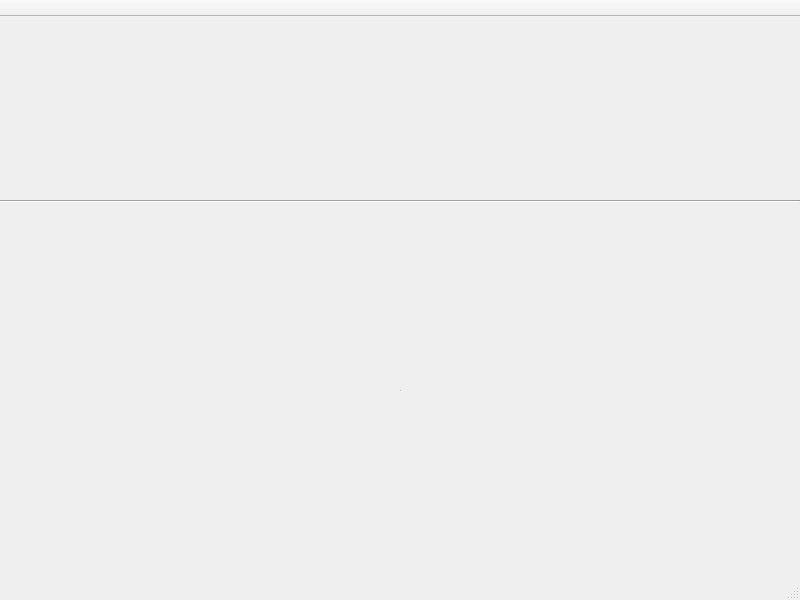
<?xml version="1.0" encoding="UTF-8"?>
<ui version="4.0">
 <class>MainWindow</class>
 <widget class="QMainWindow" name="MainWindow">
  <property name="geometry">
   <rect>
    <x>0</x>
    <y>0</y>
    <width>800</width>
    <height>600</height>
   </rect>
  </property>
  <property name="windowTitle">
   <string>MainWindow</string>
  </property>
  <property name="iconSize">
   <size>
    <width>32</width>
    <height>32</height>
   </size>
  </property>
  <property name="toolButtonStyle">
   <enum>Qt::ToolButtonTextUnderIcon</enum>
  </property>
  <property name="documentMode">
   <bool>true</bool>
  </property>
  <property name="dockOptions">
   <set>QMainWindow::AllowTabbedDocks|QMainWindow::AnimatedDocks</set>
  </property>
  <widget class="QWidget" name="cw">
   <layout class="QVBoxLayout" name="verticalLayout">
    <property name="spacing">
     <number>0</number>
    </property>
    <property name="leftMargin">
     <number>0</number>
    </property>
    <property name="topMargin">
     <number>0</number>
    </property>
    <property name="rightMargin">
     <number>0</number>
    </property>
    <property name="bottomMargin">
     <number>0</number>
    </property>
    <item>
     <widget class="Line" name="top_line">
      <property name="orientation">
       <enum>Qt::Horizontal</enum>
      </property>
     </widget>
    </item>
    <item>
     <layout class="QHBoxLayout" name="la_main">
      <property name="spacing">
       <number>0</number>
      </property>
      <property name="leftMargin">
       <number>0</number>
      </property>
      <property name="topMargin">
       <number>3</number>
      </property>
      <property name="rightMargin">
       <number>0</number>
      </property>
      <property name="bottomMargin">
       <number>0</number>
      </property>
      <item>
       <widget class="QSplitter" name="windows_splitter">
        <property name="orientation">
         <enum>Qt::Horizontal</enum>
        </property>
        <widget class="QWidget" name="layoutWidget">
         <layout class="QVBoxLayout" name="la_mdi"/>
        </widget>
        <widget class="QWidget" name="layoutWidget1">
         <layout class="QVBoxLayout" name="la_windows_list">
          <property name="spacing">
           <number>0</number>
          </property>
          <property name="leftMargin">
           <number>0</number>
          </property>
          <property name="topMargin">
           <number>0</number>
          </property>
          <property name="rightMargin">
           <number>0</number>
          </property>
          <property name="bottomMargin">
           <number>0</number>
          </property>
         </layout>
        </widget>
       </widget>
      </item>
      <item>
       <layout class="QVBoxLayout" name="la_work_zones">
        <property name="rightMargin">
         <number>1</number>
        </property>
       </layout>
      </item>
     </layout>
    </item>
   </layout>
  </widget>
  <widget class="QToolBar" name="main_toolBar">
   <property name="windowTitle">
    <string>toolBar</string>
   </property>
   <property name="movable">
    <bool>false</bool>
   </property>
   <property name="toolButtonStyle">
    <enum>Qt::ToolButtonTextUnderIcon</enum>
   </property>
   <property name="floatable">
    <bool>false</bool>
   </property>
   <attribute name="toolBarArea">
    <enum>TopToolBarArea</enum>
   </attribute>
   <attribute name="toolBarBreak">
    <bool>false</bool>
   </attribute>
  </widget>
  <widget class="QToolBar" name="service_toolBar">
   <property name="windowTitle">
    <string>toolBar</string>
   </property>
   <property name="movable">
    <bool>false</bool>
   </property>
   <property name="toolButtonStyle">
    <enum>Qt::ToolButtonTextUnderIcon</enum>
   </property>
   <property name="floatable">
    <bool>false</bool>
   </property>
   <attribute name="toolBarArea">
    <enum>TopToolBarArea</enum>
   </attribute>
   <attribute name="toolBarBreak">
    <bool>false</bool>
   </attribute>
  </widget>
  <widget class="QStatusBar" name="statusbar"/>
 </widget>
 <resources/>
 <connections/>
</ui>
